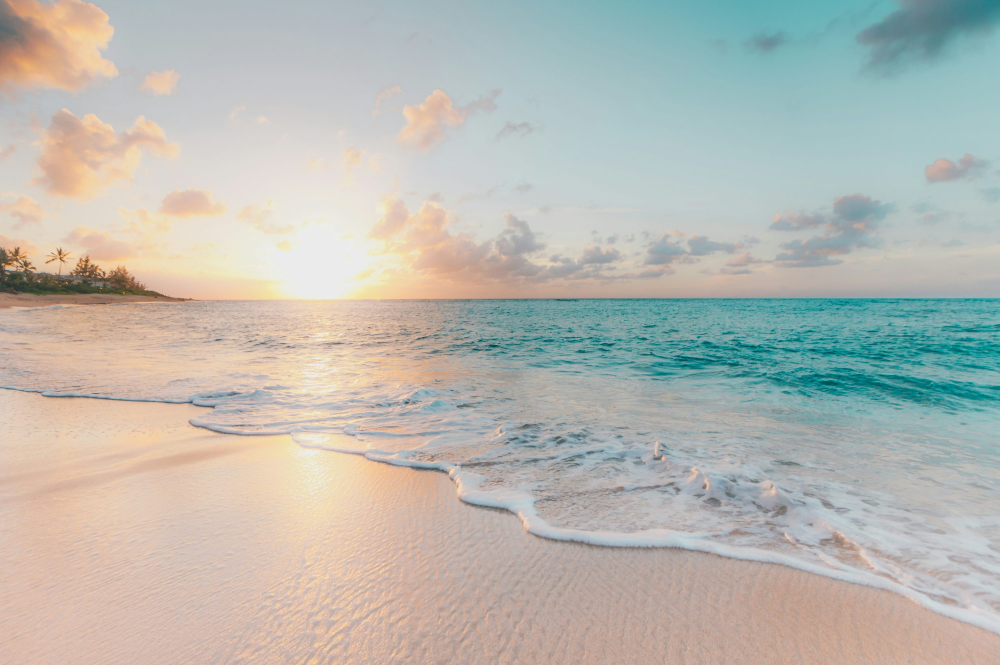
#> input picture First Semester/Machine Learning/WEEK7/beach.jpg, 3000 x 1994 px, found by its file name (shown at 1/3 size)
$ python ImageSegamentation.py
#> lines starting #> are read from the running program, lines starting #| are printed output that depends on the picture
import numpy as np
import matplotlib.pyplot as plt
from skimage import io
from skimage.transform import resize

# ======================
# Custom KMeans (from scratch)
# ======================
class KMeansScratch:
    def __init__(self, n_clusters=4, max_iters=100, tol=1e-4, random_state=None):
        self.n_clusters = n_clusters
        self.max_iters = max_iters
        self.tol = tol
        self.random_state = random_state

    def fit(self, X):
        np.random.seed(self.random_state)
        n_samples, n_features = X.shape

        # Initialize centroids
        random_indices = np.random.choice(n_samples, self.n_clusters, replace=False)
        self.centroids = X[random_indices]

        for iteration in range(self.max_iters):
            print(f"Iteration {iteration + 1}/{self.max_iters}")  # progress

            # Efficient squared distance computation
            distances = (
                np.sum(X**2, axis=1, keepdims=True)
                - 2 * X @ self.centroids.T
                + np.sum(self.centroids**2, axis=1)
            )
            self.labels_ = np.argmin(distances, axis=1)

            # Update centroids
            new_centroids = np.array([
                X[self.labels_ == i].mean(axis=0) if np.any(self.labels_ == i) else self.centroids[i]
                for i in range(self.n_clusters)
            ])

            if np.linalg.norm(self.centroids - new_centroids) < self.tol:
                print("Converged.")
                break

            self.centroids = new_centroids

        # Compute total inertia
        self.inertia_ = sum(
            np.sum((X[self.labels_ == i] - self.centroids[i]) ** 2)
            for i in range(self.n_clusters)
        )
        return self

# ======================
# Load and downsample image
# ======================
img = io.imread('/home/xgang/WinShared_D/Graduation/First_Year/Machine-Learning/WEEK7/beach.jpg')
#> img is the input picture: shape (1994, 3000, 3); mean R, G, B 184.7, 185, 177.9
img = resize(img, (150, 150), anti_aliasing=True, preserve_range=True).astype(np.uint8)  # Downsample
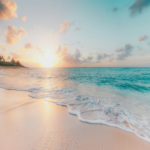
#> img: shape (150, 150, 3); mean R, G, B 184.2, 184.5, 177.4
rows, cols, ch = img.shape
#> rows = 150; cols = 150; ch = 3

# Create feature vector: [R, G, B, x, y]
X = []
for i in range(rows):
    for j in range(cols):
        r, g, b = img[i, j]
        X.append([r, g, b, i / rows * 255, j / cols * 255])  # Normalize positions
#> after the loop, X = 22500 items
X = np.array(X)

# ======================
# Elbow method to find optimal k
# ======================
inertias = []
K_range = range(1, 11)
for k in K_range:
    print(f"\nRunning KMeans for k={k}")
    kmeans = KMeansScratch(n_clusters=k, random_state=0).fit(X)
    inertias.append(kmeans.inertia_)
#> this loop made 10 passes
#> after the loop, inertias = [304398992.7, 195799197, 138475847.6, 100329297.5, 90860179.7, 73588190.5, 66419327.5, 61217677.7, 53905793.4, 49149000]

# Plot elbow curve
plt.figure()
plt.plot(K_range, inertias, 'bo-')
plt.xlabel('Number of clusters k')
plt.ylabel('Inertia')
plt.title('Elbow Method for Optimal k')
plt.grid(True)
plt.show()
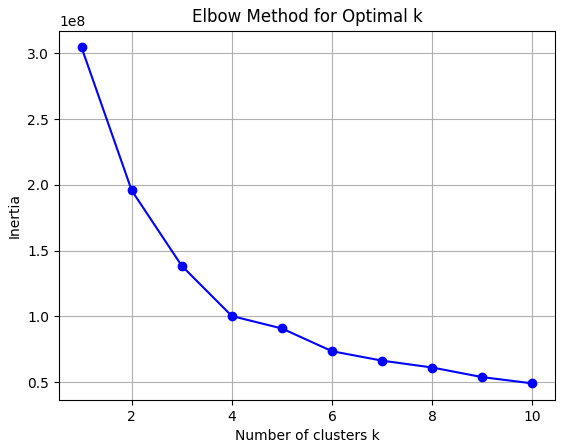
#> figure drawn by matplotlib, 1 panel; curve peaks at x = 1, y = 304398992.7

# ======================
# Final KMeans clustering
# ======================
optimal_k = 4
kmeans = KMeansScratch(n_clusters=optimal_k, random_state=0).fit(X)
labels = kmeans.labels_

# Reshape labels to image
segmented_img = np.zeros((rows, cols, 3), dtype=np.uint8)
label_colors = np.random.randint(0, 255, size=(optimal_k, 3))

for idx, label in enumerate(labels):
    i = idx // cols
    j = idx % cols
    segmented_img[i, j] = label_colors[label]
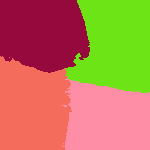
#> segmented_img: shape (150, 150, 3); mean of channels 0, 1, 2 185.9, 124.2, 81.8; drawn as R, G, B

# ======================
# Display results
# ======================
plt.figure(figsize=(10, 5))
plt.subplot(1, 2, 1)
plt.title('Original Image (Downsampled)')
plt.imshow(img)
plt.axis('off')

plt.subplot(1, 2, 2)
plt.title(f'Segmented Image (k={optimal_k})')
plt.imshow(segmented_img)
plt.axis('off')
plt.tight_layout()
plt.show()
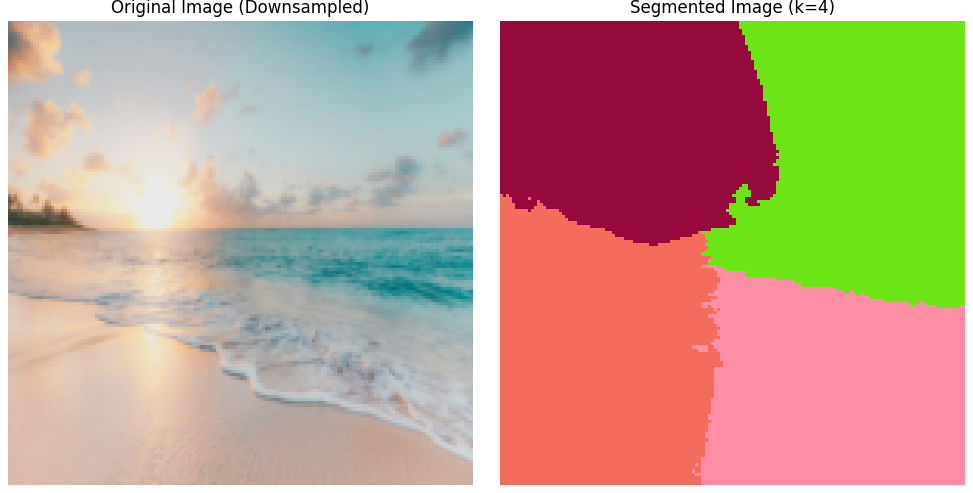
#> figure drawn by matplotlib, 2 panels
